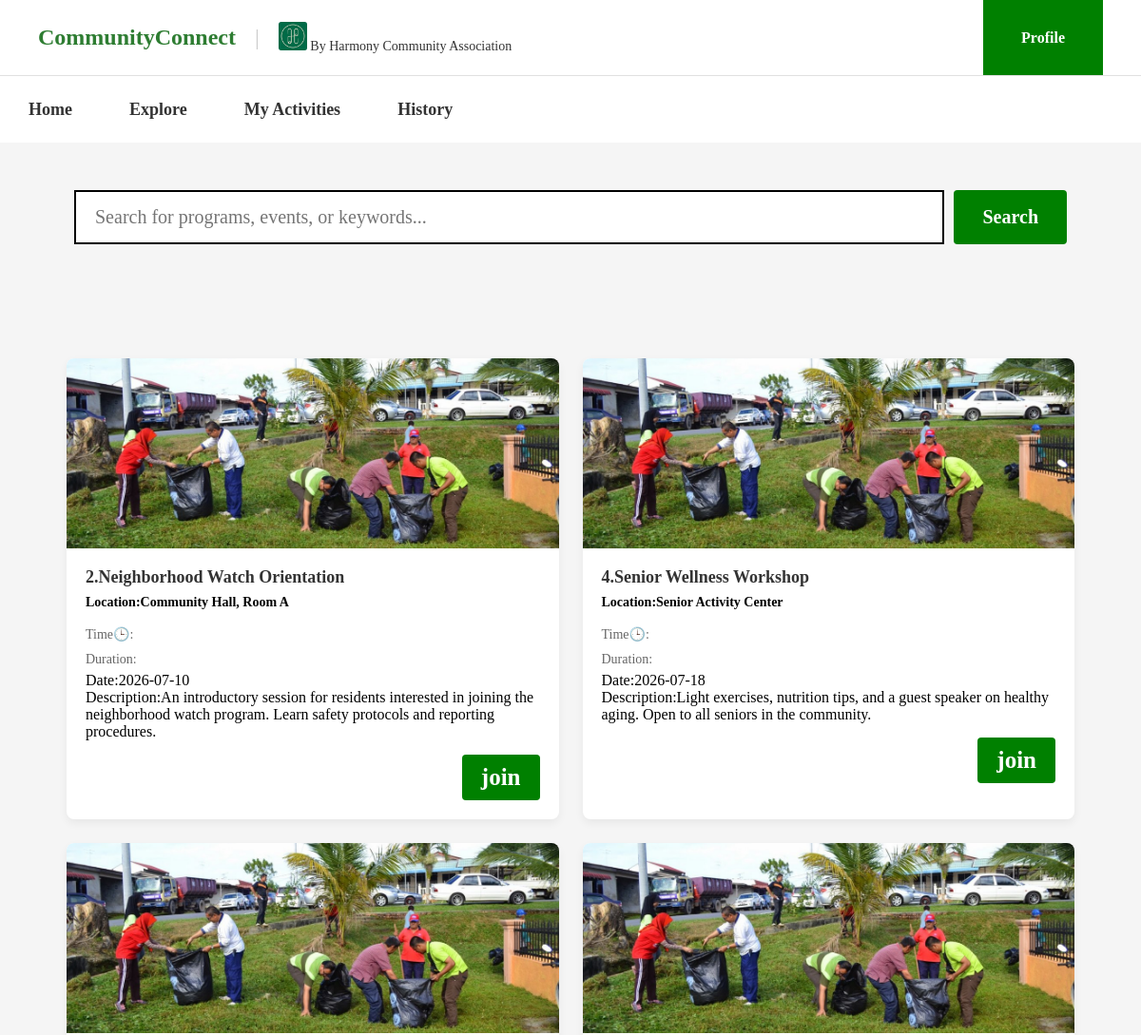
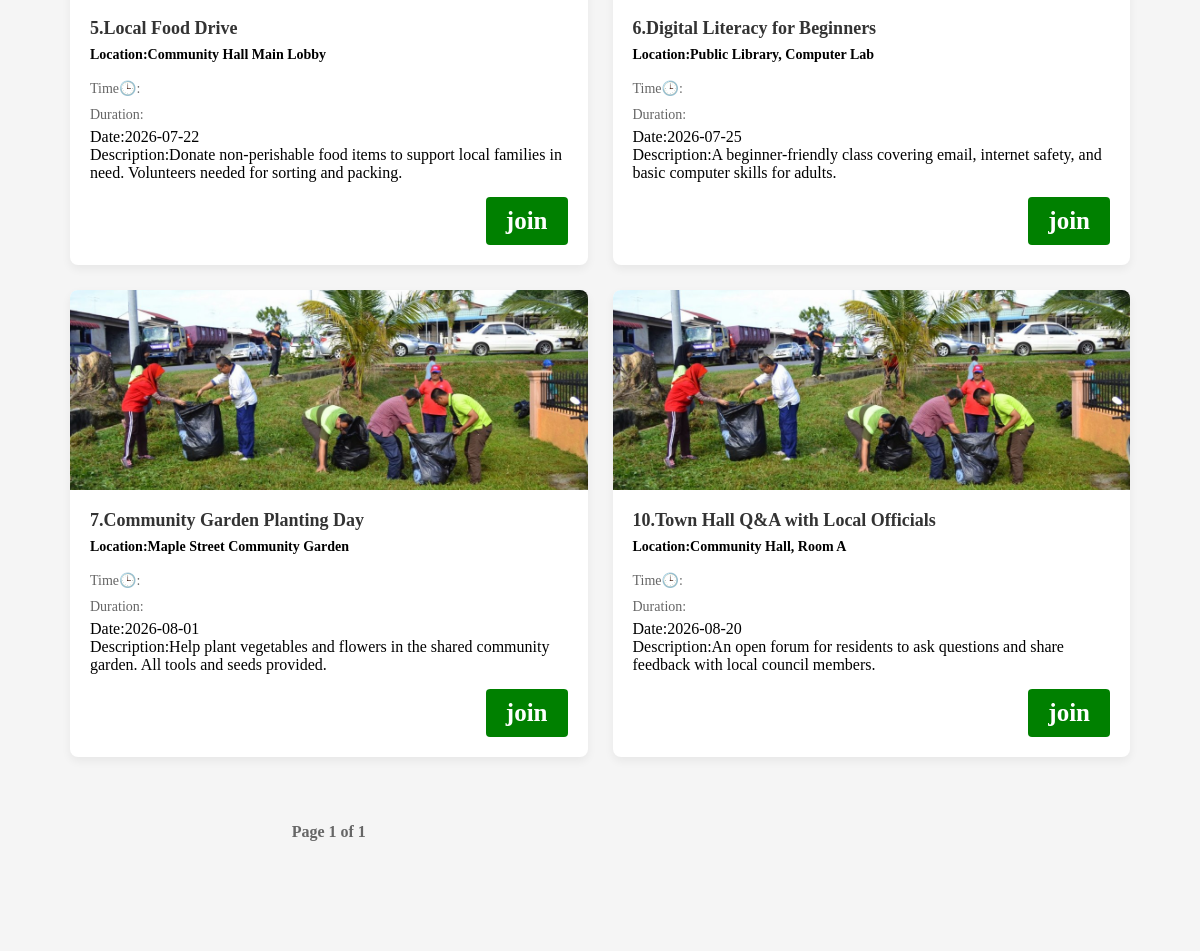
Page /MainPage/program.php (signed in) on the committed database (2 pictures, top to bottom).
### tables this page shows
CREATE TABLE `program` (
  `id` int(11) NOT NULL,
  `title` varchar(150) NOT NULL,
  `event_date` date NOT NULL,
  `start_time` time NOT NULL,
  `end_time` time NOT NULL,
  `location` varchar(200) NOT NULL,
  `description` text NOT NULL
);

### MainPage/program.php (the view, shortened to what this page needs)
<?php
global $connection;
$limit = 6;
$page = isset($_GET['page']) ? (int)$_GET['page'] : 1;
$offset = ($page - 1) * $limit;
$user_id = $_SESSION['id'];
$search_query = ($_GET['program'] ?? "");
if ($search_query !== "") {
    $count_sql = "SELECT COUNT(*) AS total FROM program
    WHERE title LIKE '%$search_query%'
    AND event_date >= CURDATE()
    AND id NOT IN (SELECT program_id FROM user_program WHERE user_id= '$user_id')";
    $count_result = mysqli_query($connection, $count_sql);
    $total_rows = mysqli_fetch_assoc($count_result)['total'];
    $sql = "SELECT * FROM program
    WHERE title LIKE '%$search_query%'
    AND event_date >= CURDATE()
    AND id NOT IN (SELECT program_id FROM user_program WHERE user_id= '$user_id')
    LIMIT $limit OFFSET $offset";
} else {
    $count_sql = "SELECT COUNT(*) AS total FROM program
    WHERE id NOT IN (SELECT program_id FROM user_program WHERE user_id= '$user_id')
    AND event_date >= CURDATE()";
    $count_result = mysqli_query($connection, $count_sql);
    $total_rows = mysqli_fetch_assoc($count_result)['total'];
    $sql = "SELECT * FROM program
    WHERE id NOT IN (SELECT program_id FROM user_program WHERE user_id= '$user_id')
    AND event_date >= CURDATE()
    LIMIT $limit OFFSET $offset";
}
$result = mysqli_query($connection, $sql);
$total_pages = ceil($total_rows / $limit);
?>
<!DOCTYPE html>
<html lang="en">
<head>
    <link rel="stylesheet" href="../CSS/user.css">
</head>
<body>
    <header class="top-header">
        <div class="header-left">
            <h1 class="brand-title">CommunityConnect</h1>
            <span class="divider">|</span>
            <div class="org-host">
                <img src="../Images/harmony.jpg"
                    alt="https://media.licdn.com/dms/image/v2/D4E03AQELNAHJckXI1Q/profile-displayphoto-shrink_200_200/B4EZOXqLbGHkAk-/0/1733416237478?e=2147483647&v=beta&t=sjAOtOOF-mVLAh6dF3wuGAHkhmZoFFiBIWNB3DAQ30s"
                    class="logo-placeholder">
                <span>By Harmony Community Association</span>
            </div>
        </div>
        <div class="header-right">
            <a href="profile.php" class="profile-btn">Profile</a>
        </div>
    </header>
    <nav class="main-nav">
        <a href="user_page.php" target="_self">Home</a>
        <a href="program.php" target="_self">Explore</a>
        <a href="program_status.php" target="_self">My Activities</a>
        <a href="history.php" target="_self">History</a>
    </nav>
    <div class="search-section">
        <form action="program.php" method="GET" class="search-container">
            <input type="text" name="program" placeholder="Search for programs, events, or keywords...">
            <input type="submit" value="Search">
        </form>
    </div>
    <div class="page-content">
        <div class="programs-section">
            <?php
            if ($result && mysqli_num_rows($result) > 0) {
                while ($row = mysqli_fetch_assoc($result)) {
            ?>
                    <div class="program-card">
                        <img src="../Images/gotong-royong.jpg" alt="https://www.mbsj.gov.my/ms/gotong-royong-0">
                        <div class="card-content">
                            <h3><?php echo $row['id']; ?>.<?php echo htmlspecialchars($row['title']); ?></h3>
                            <p class="location">Location:<?php echo htmlspecialchars($row['location']); ?></p>
                            <p class="time">Time🕒:<?php echo htmlspecialchars($row['time']); ?></p>
                            <p class="duration">Duration:<?php echo htmlspecialchars($row['duration']); ?></p>
                            <p class="date">Date:<?php echo htmlspecialchars($row['event_date']); ?></p>
                            <p class="description">Description:<?php echo htmlspecialchars($row['description']); ?></p>
                            <a href="join_request_submitted.php?program_id=<?php echo $row['id']; ?>">
                                <button class="join">join</button>
                            </a>
                        </div>
                    </div>
            <?php
                }
            } else {
                echo "<p>No programs found.</p>";
            }
            ?>
            <?php if ($total_rows > 0): ?>
                <div style="text-align: center; margin: 40px 0; font-family: Arial, sans-serif; font-weight: bold;">
                    <span style="display: inline-block; margin: 0 10px; color: #666; vertical-align: middle;">
                        Page <?php echo $page; ?> of <?php echo $total_pages; ?>
                    </span>
                </div>
            <?php endif; ?>
        </div>
    </div>
</body>
</html>

### CSS/user.css (style rules this page uses)
* { margin: 0; padding: 0; box-sizing: border-box; font-family: Times New Roman, serif; }
.top-header { display: flex; justify-content: space-between; align-items: center; padding: 0 40px; border-bottom: 1px solid #e0e0e0; height: 80px; }
.header-left { display: flex; align-items: center; gap: 20px; }
.brand-title { font-size: 24px; font-weight: bold; color: #2e7d32; }
.divider { color: #cccccc; font-size: 24px; }
.logo-placeholder { width: 30px; height: 30px; }
.org-host { font-size: 14px; color: #333333; }
.header-right { display: flex; align-self: stretch; }
.profile-btn { display: flex; align-items: center; justify-content: center; background-color: Green; color: #ffffff; padding: 0 40px; text-decoration: none; font-weight: bold; font-size: 16px; height: 100%; }
.main-nav { display: flex; align-items: stretch; height: 70px; }
.main-nav a { display: inline-flex; align-items: center; margin: 0; padding: 0 30px; color: #333333; text-decoration: none; font-weight: bold; font-size: 18px; }
.page-content { padding: 40px; }
.page-content { width: 100%; height: 100%; margin: 0px; background-color: #f5f5f5; }
.search-container { display: flex; width: 90%; margin: 30px auto; height: fit-content; }
.search-container input[type="text"] { flex: 1; padding: 15px 20px; font-size: 20px; border: 2px solid; }
.search-container input[type="submit"] { padding: 15px 30px; font-size: 20px; font-weight: bold; color: #ffffff; background-color: green; border: none; border-radius: 4px; cursor: pointer; margin-left: 10px; }
.search-section { background-color: #f5f5f5; height: fit-content; padding: 20px; display: flex; justify-content: center; }
.programs-section { display: grid; grid-template-columns: repeat(auto-fill, minmax(350px, 1fr)); gap: 25px; padding: 30px; background-color: #f5f5f5; width: 100%; }
.program-card { background-color: #ffffff; border-radius: 8px; overflow: hidden; box-shadow: 0 4px 10px rgba(0, 0, 0, 0.06); display: flex; flex-direction: column; }
.program-card img { width: 100%; height: 200px; object-fit: cover; }
.card-content a { align-self: flex-end; text-decoration: none; margin-top: 15px; }
.card-content { padding: 20px; position: relative; display: flex; flex-direction: column; }
.card-content h3 { font-size: 18px; color: #333333; margin-bottom: 8px; }
.card-content .location { color: black; font-size: 14px; font-weight: bold; margin-bottom: 12px; }
.card-content .time, .card-content .duration { font-size: 14px; color: #666666; margin: 5px 0; }
.card-content .join { background-color: green; color: #ffffff; border: none; padding: 10px 20px; border-radius: 4px; font-weight: bold; cursor: pointer; font-size: 25px; width: 100%; }

### rows in the picture
program: id "2", title "Neighborhood Watch Orientation", location "Community Hall, Room A", event_date "2026-07-10", description "An introductory session for residents interested in joining the neighborhood watch program. Learn safety protocols and reporting procedures."
program: id "4", title "Senior Wellness Workshop", location "Senior Activity Center", event_date "2026-07-18", description "Light exercises, nutrition tips, and a guest speaker on healthy aging. Open to all seniors in the community."
program: id "5", title "Local Food Drive", location "Community Hall Main Lobby", event_date "2026-07-22", description "Donate non-perishable food items to support local families in need. Volunteers needed for sorting and packing."
program: id "6", title "Digital Literacy for Beginners", location "Public Library, Computer Lab", event_date "2026-07-25", description "A beginner-friendly class covering email, internet safety, and basic computer skills for adults."
program: id "7", title "Community Garden Planting Day", location "Maple Street Community Garden", event_date "2026-08-01", description "Help plant vegetables and flowers in the shared community garden. All tools and seeds provided."
program: id "10", title "Town Hall Q&A with Local Officials", location "Community Hall, Room A", event_date "2026-08-20", description "An open forum for residents to ask questions and share feedback with local council members."

### other values in the picture
$page "1"
$total_pages "1"
